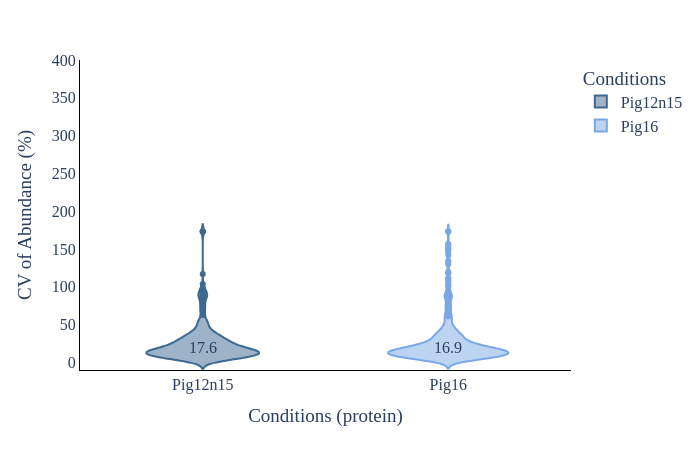

Write notebook code for a chart like this one.
### Code cell
# CV violin plot
plot_options={    
        "median label": "True", #only works for total and MS2, can be found in CV_summary if you set WRITE_OUTPUT = True
        "box": False,
        "X Title": "Conditions (protein)",
        "Y Title": "CV of Abundance (%)",
        "color": ["#3E6990", "#7aa8e6","#C6878F", "#fac8d3","#AABD8C", "#E9E3B4",  "#F39B6D", "#C6878F", "pink",
                  "orange", "brown", "pink", "gray", "olive", "cyan", "black","red",
                  "yellow","green","blue","indigo","violet"],
        "width": 700,
        "height": 450,
        "font": dict(size=16, family="Arial black"),
        "ylimits": [-10, 400],
        "CV mode": "total",#grouped, total, MS2, grouped_stacked, stacked
        "Group By X": "Amount", #ID_Mode does MS2 vs MBR
        "Group By Color": "Organism",#ID_Mode does MS2 vs MBR
        "Group By Stack": "ID_Mode" #ID_Mode does MS2 vs MBR
    }
plot_options["plot_type"] = 1 # 1 is protein, 2 is peptide
figure, _, _ =plotter.CV_plots(data_obj, plot_options, saved_settings, missing_value_thresh=33)
figure.show()

### Figure 1 — Plotly figure (JSON) as saved in the notebook; plotly's stock layout.template omitted (floating-point values rounded to 4 significant figures; data arrays with more than 128 entries replaced by an {"elided": "..."} marker saying what was removed)
{"data": [{"alignmentgroup": "True", "box": {"visible": false}, "hovertemplate": "Conditions=%{x}<br>CV=%{y}<extra></extra>", "legendgroup": "Pig12n15", "marker": {"color": "#3E6990"}, "name": "Pig12n15", "offsetgroup": "Pig12n15", "orientation": "v", "scalegroup": "True", "showlegend": true, "type": "violin", "x": {"elided": "440 str values"}, "x0": " ", "xaxis": "x", "y": {"elided": "440 float values"}, "y0": " ", "yaxis": "y"}, {"alignmentgroup": "True", "box": {"visible": false}, "hovertemplate": "Conditions=%{x}<br>CV=%{y}<extra></extra>", "legendgroup": "Pig16", "marker": {"color": "#7aa8e6"}, "name": "Pig16", "offsetgroup": "Pig16", "orientation": "v", "scalegroup": "True", "showlegend": true, "type": "violin", "x": {"elided": "529 str values"}, "x0": " ", "xaxis": "x", "y": {"elided": "529 float values"}, "y0": " ", "yaxis": "y"}], "layout": {"annotations": [{"showarrow": false, "text": "17.6", "x": "Pig12n15", "y": 20.23}, {"showarrow": false, "text": "16.9", "x": "Pig16", "y": 19.49}], "font": {"family": "Arial black", "size": 16}, "height": 450, "legend": {"title": {"text": "Conditions"}, "tracegroupgap": 0}, "margin": {"t": 60}, "paper_bgcolor": "white", "plot_bgcolor": "white", "showlegend": true, "violinmode": "overlay", "width": 700, "xaxis": {"anchor": "y", "categoryarray": ["Pig12n15", "Pig16"], "categoryorder": "array", "domain": [0, 1], "linecolor": "black", "linewidth": 1, "showline": true, "title": {"text": "Conditions (protein)"}}, "yaxis": {"anchor": "x", "domain": [0, 1], "linecolor": "black", "linewidth": 1, "range": [-10, 400], "showline": true, "title": {"text": "CV of Abundance (%)"}}}}
